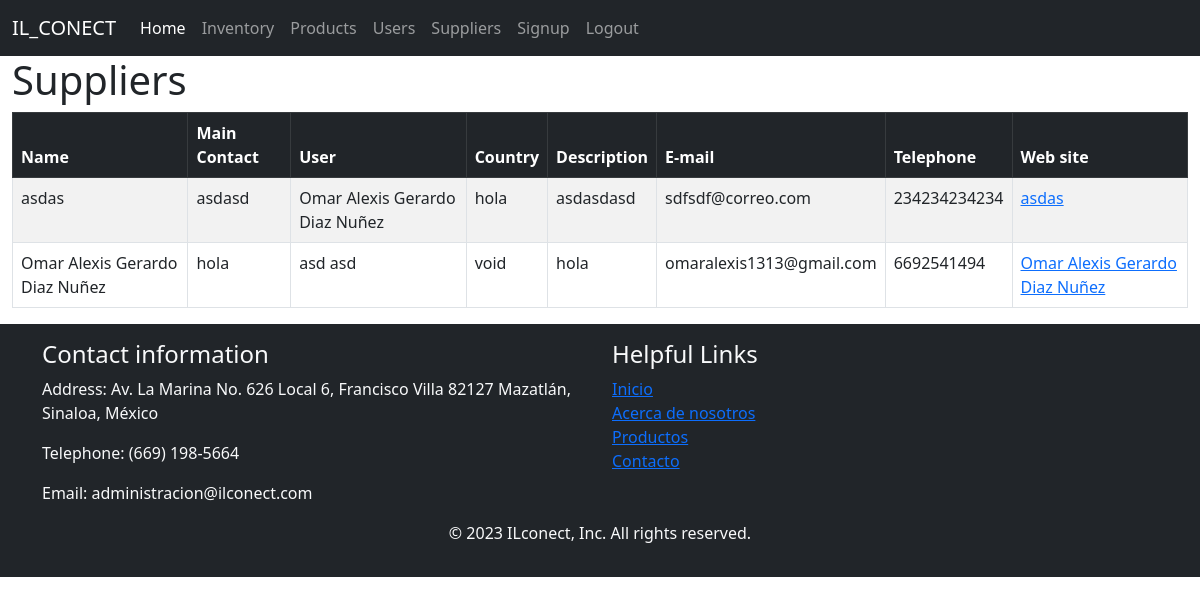
Screenshot of /suppliers/ (signed in) with the database file from the repository.
### inventory/models.py (models this page shows, shortened)
class Supplier(models.Model):
    name = models.CharField(max_length=255)
    maincontact = models.CharField(max_length=255, null=True)
    telephone = models.IntegerField(null=True)
    email = models.EmailField(null=True)
    website = models.URLField(null=True)
    country = models.TextField(max_length=255, null=True)
    description = models.TextField(max_length=255, null=True)
    user = models.ForeignKey(User, on_delete=models.CASCADE, null=True)

### inventory/views.py (the view)
# urls.py: path('suppliers/', views.suppliers),
@login_required
def suppliers(request):
    suppliers = Supplier.objects.all()
    return render(request, 'suppliers.html', {
        'suppliers': suppliers
        })

### inventory/templates/suppliers.html
{% extends 'base.html' %}
{% block content %}
<div class="container-fluid">
    <h1>Suppliers</h1>
    </div>
    <div class="container-fluid">
        <table class="table table-striped table-hover table-bordered mx-auto">
            <thead>
                <tr class="table-dark">
                    <th>Name</th>
                    <th>Main Contact</th>
                    <th>User</th>
                    <th>Country</th>
                    <th>Description</th>
                    <th>E-mail</th>
                    <th>Telephone</th>
                    <th>Web site</th>
                </tr>
            </thead>
            <tbody>
                {% for supplier in suppliers %}
                <tr>
                    <td><a href="modify_user/" class="text-decoration-none text-reset">{{ supplier.name }}</a></td>
                    <td>{{ supplier.maincontact }}</td>
                    <td>{{ supplier.user.first_name }} {{ supplier.user.last_name }}</td>
                    <td>{{ supplier.country }}</td>
                    <td>{{ supplier.description }}</td>
                    <td>{{ supplier.email }}</td>
                    <td>{{ supplier.telephone }}</td>
                    <td><a href="{{ supplier.website }}"> {{ supplier.name }}</a>
                    </td>
                </tr>
                {% endfor %}
            </tbody>
        </table>
    </div>
{% endblock %}

### rows the page displays
Supplier: name "asdas", maincontact "asdasd", user.first_name "Omar Alexis Gerardo", user.last_name "Diaz Nuñez", country "hola", description "asdasdasd", email "sdfsdf@correo.com", telephone "234234234234"
Supplier: name "Omar Alexis Gerardo Diaz Nuñez", maincontact "hola", user.first_name "asd", user.last_name "asd", country "void", description "hola", email "omaralexis1313@gmail.com", telephone "6692541494"
